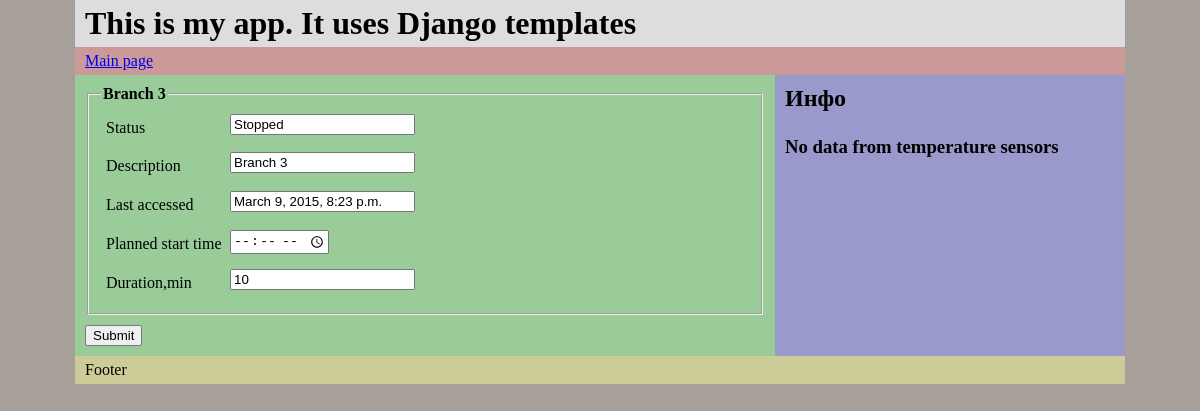
The page /branch/6/ on the database its author committed.
### watering/models.py (models this page shows, shortened)
class Branch(models.Model):
    leg = models.IntegerField(default=-1,max_length=2)
    descr = models.CharField(max_length=30)
    status = models.ForeignKey(Status)
    t_start_plan = models.TimeField(null=True, blank=True)
    t_start_fact = models.TimeField(null=True, blank=True)
    t_end_plan = models.TimeField(null=True, blank=True)
    t_end_fact = models.TimeField(null=True, blank=True)
    duration = models.IntegerField(default=30)
    monday = models.BooleanField(default=False)
    tuesday = models.BooleanField(default=False)
    wednesday = models.BooleanField(default=False)
    thursday = models.BooleanField(default=False)
    friday = models.BooleanField(default=False)
    saturday = models.BooleanField(default=False)
    sunday = models.BooleanField(default=False)
    last_accessed = models.DateTimeField(null=True)

class Status(models.Model):
    name = models.CharField(max_length=15)
    descr = models.CharField(max_length=30)
    def __str__(self):
        return self.descr

### watering/views/watering_view.py (the view)
# urls.py: url(r'^branch/(?P<pk>\d+)/$', BranchDetail.as_view(), name='branch-detail'),
class BranchDetail(DetailView, UpdateView):
    model = Branch
    context_object_name = 'branch'
    template_name = "watering/base_watering_branch_details.html"
    fields = ['descr', 't_start_plan', 'duration']
    def get_object(self):
        object = super(BranchDetail, self).get_object()
        object.last_accessed = timezone.now()
        object.save()
        return object

### templates/watering/base_watering_branch_details.html (shortened to what this page needs)
{% extends "watering/base_watering.html" %}
{% block header %}
    This is my app. It uses Django templates
{% endblock %}
{% block main %}
    <form class="cmxform" action="save" method="post">
        <fieldset>
            <legend>{{ branch.descr }}</legend>
            <ol>
                <li>
                    <label for="id_status">Status</label>
                    <input id="id_status" type="text" value="{{ branch.status }}" readonly="true"/>
                </li>
                <li>
                    <label for="id_descr">Description</label>
                    <input id="id_descr" name="descr" value="{{ branch.descr }}" type="text"/>
                </li>
                <li>
                    <label for="id_last_accessed">Last accessed</label>
                    <input id="id_last_accessed" value="{{ branch.last_accessed }}"/>
                </li>
                <li>
                    <label for="id_t_start">Planned start time</label>
                    <input id="id_t_start" value="{{ branch.t_start_plan }}" type="time"/>
                </li>
                <li>
                    <label for="id_duration">Duration,min</label>
                    <input id="id_duration" name='duration' value="{{ branch.duration }}" type="text"/>
                </li>
            </ol>
        </fieldset>
        <input type="submit" value="Submit"/>
    </form>
{% endblock %}

### watering/static/style.css (style rules this page uses)
body, html { margin: 0; padding: 0; color: #000; background: #a7a09a; }
form.cmxform fieldset { margin-bottom: 10px; }
form.cmxform legend { padding: 0 2px; font-weight: bold; }
form.cmxform label { display: inline-block; line-height: 1.8; vertical-align: top; }
form.cmxform fieldset ol { margin: 0; padding: 0; }
form.cmxform fieldset li { list-style: none; padding: 5px; margin: 0; }
form.cmxform label { width: 120px; }

### rows shown on the page
Branch: descr "Branch 3", status "Stopped", last_accessed "March 9, 2015, 8:23 p.m.", duration "10"
